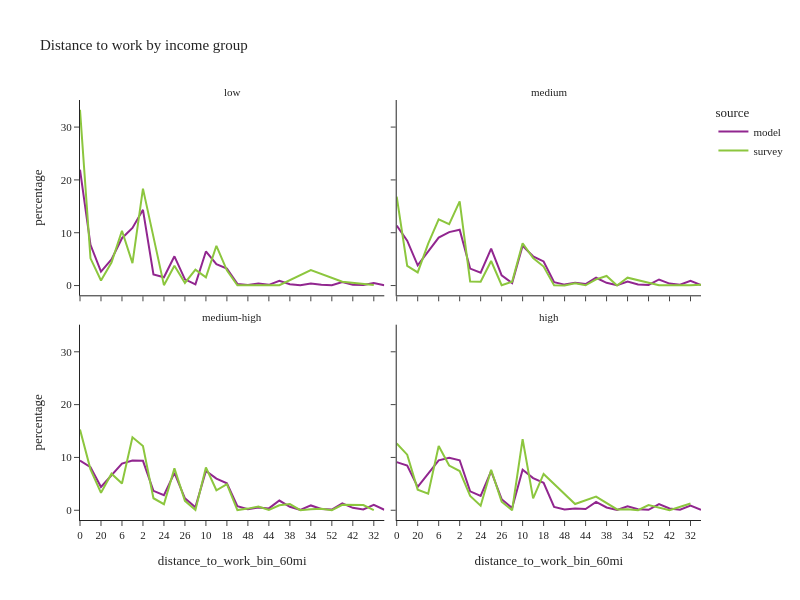

Source (notebook cell):
### Code cell
df_plot = per_data.groupby(['source','income_group','distance_to_work_bin_60mi'], observed=True)['person_weight'].sum().reset_index()

df_plot['percentage'] = df_plot.groupby(['source','income_group'], group_keys=False)['person_weight']\
    .apply(lambda x: 100 * x / float(x.sum()))

# df_plot
fig2 = px.line(df_plot, x='distance_to_work_bin_60mi', y="percentage", color="source",
               facet_col="income_group", facet_col_wrap=2,
               title="Distance to work by income group")

fig2.for_each_annotation(lambda a: a.update(text = a.text.split("=")[-1]))
fig2.update_layout(height=600, width=800, font=dict(size=11))
fig2.show()

### Figure 1 — Plotly figure (JSON) as saved in the notebook; plotly's stock layout.template omitted (floating-point values rounded to 4 significant figures)
{"data": [{"hovertemplate": "source=model<br>income_group=low<br>distance_to_work_bin_60mi=%{x}<br>percentage=%{y}<extra></extra>", "legendgroup": "model", "line": {"color": "#91268F", "dash": "solid"}, "marker": {"symbol": "circle"}, "mode": "lines", "name": "model", "orientation": "v", "showlegend": true, "type": "scatter", "x": ["0", "8", "20", "14", "6", "4", "2", "22", "24", "12", "26", "40", "10", "16", "18", "36", "48", "58", "44", "28", "38", "56", "34", "46", "52", "30", "42", "50", "32", "54"], "xaxis": "x3", "y": [21.94, 7.704, 2.652, 4.947, 8.967, 10.9, 14.34, 2.087, 1.558, 5.541, 1.179, 0.2327, 6.46, 4.035, 3.197, 0.3132, 0.1051, 0.3921, 0.1344, 0.8936, 0.2641, 0.05903, 0.4037, 0.134, 0.07842, 0.6713, 0.165, 0.08962, 0.4951, 0.06248], "yaxis": "y3"}, {"hovertemplate": "source=model<br>income_group=medium<br>distance_to_work_bin_60mi=%{x}<br>percentage=%{y}<extra></extra>", "legendgroup": "model", "line": {"color": "#91268F", "dash": "solid"}, "marker": {"symbol": "circle"}, "mode": "lines", "name": "model", "orientation": "v", "showlegend": false, "type": "scatter", "x": ["0", "8", "20", "14", "6", "4", "2", "22", "24", "12", "26", "40", "10", "16", "18", "36", "48", "58", "44", "28", "38", "56", "34", "46", "52", "30", "42", "50", "32", "54"], "xaxis": "x4", "y": [11.35, 8.488, 3.835, 6.425, 9.079, 10.12, 10.58, 3.217, 2.426, 6.986, 1.938, 0.4608, 7.525, 5.534, 4.565, 0.6421, 0.1801, 0.5233, 0.2734, 1.48, 0.524, 0.08459, 0.7762, 0.2027, 0.1236, 1.15, 0.3669, 0.1439, 0.9137, 0.09235], "yaxis": "y4"}, {"hovertemplate": "source=model<br>income_group=medium-high<br>distance_to_work_bin_60mi=%{x}<br>percentage=%{y}<extra></extra>", "legendgroup": "model", "line": {"color": "#91268F", "dash": "solid"}, "marker": {"symbol": "circle"}, "mode": "lines", "name": "model", "orientation": "v", "showlegend": false, "type": "scatter", "x": ["0", "8", "20", "14", "6", "4", "2", "22", "24", "12", "26", "40", "10", "16", "18", "36", "48", "58", "44", "28", "38", "56", "34", "46", "52", "30", "42", "50", "32", "54"], "xaxis": "x", "y": [9.401, 8.158, 4.415, 6.691, 8.82, 9.435, 9.36, 3.678, 2.834, 7.091, 2.247, 0.5877, 7.448, 5.989, 5.097, 0.7765, 0.1991, 0.5232, 0.3476, 1.838, 0.6507, 0.08249, 0.9103, 0.2582, 0.123, 1.321, 0.4615, 0.1403, 1.015, 0.09929], "yaxis": "y"}, {"hovertemplate": "source=model<br>income_group=high<br>distance_to_work_bin_60mi=%{x}<br>percentage=%{y}<extra></extra>", "legendgroup": "model", "line": {"color": "#91268F", "dash": "solid"}, "marker": {"symbol": "circle"}, "mode": "lines", "name": "model", "orientation": "v", "showlegend": false, "type": "scatter", "x": ["0", "8", "20", "14", "6", "4", "2", "22", "24", "12", "26", "40", "10", "16", "18", "36", "48", "58", "44", "28", "38", "56", "34", "46", "52", "30", "42", "50", "32", "54"], "xaxis": "x2", "y": [9.104, 8.448, 4.432, 6.883, 9.444, 9.954, 9.466, 3.579, 2.72, 7.383, 2.1, 0.4413, 7.693, 6.079, 5.203, 0.6302, 0.1454, 0.3211, 0.2446, 1.572, 0.5213, 0.05095, 0.7423, 0.1808, 0.07886, 1.181, 0.3372, 0.104, 0.8982, 0.06192], "yaxis": "y2"}, {"hovertemplate": "source=survey<br>income_group=low<br>distance_to_work_bin_60mi=%{x}<br>percentage=%{y}<extra></extra>", "legendgroup": "survey", "line": {"color": "#8CC63E", "dash": "solid"}, "marker": {"symbol": "circle"}, "mode": "lines", "name": "survey", "orientation": "v", "showlegend": true, "type": "scatter", "x": ["0", "8", "20", "14", "6", "4", "2", "24", "12", "26", "40", "10", "16", "18", "36", "58", "28", "34", "30", "32"], "xaxis": "x3", "y": [33.28, 5.154, 0.9624, 4.36, 10.37, 4.245, 18.35, 0.07447, 3.732, 0.4849, 3.008, 1.561, 7.531, 2.885, 0.05512, 0.1062, 0.05577, 2.946, 0.7355, 0.1097], "yaxis": "y3"}, {"hovertemplate": "source=survey<br>income_group=medium<br>distance_to_work_bin_60mi=%{x}<br>percentage=%{y}<extra></extra>", "legendgroup": "survey", "line": {"color": "#8CC63E", "dash": "solid"}, "marker": {"symbol": "circle"}, "mode": "lines", "name": "survey", "orientation": "v", "showlegend": false, "type": "scatter", "x": ["0", "8", "20", "14", "6", "4", "2", "22", "24", "12", "26", "40", "10", "16", "18", "36", "48", "58", "44", "28", "38", "56", "34", "30", "32", "54"], "xaxis": "x4", "y": [16.82, 3.731, 2.487, 7.949, 12.52, 11.63, 15.94, 0.7466, 0.7093, 4.647, 0.06613, 0.7211, 8.004, 5.19, 3.595, 0.0352, 0.01191, 0.4106, 0.04848, 1.168, 1.819, 0.007375, 1.494, 0.05102, 0.04242, 0.1539], "yaxis": "y4"}, {"hovertemplate": "source=survey<br>income_group=medium-high<br>distance_to_work_bin_60mi=%{x}<br>percentage=%{y}<extra></extra>", "legendgroup": "survey", "line": {"color": "#8CC63E", "dash": "solid"}, "marker": {"symbol": "circle"}, "mode": "lines", "name": "survey", "orientation": "v", "showlegend": false, "type": "scatter", "x": ["0", "8", "20", "14", "6", "4", "2", "22", "24", "12", "26", "40", "10", "16", "18", "36", "48", "58", "44", "28", "38", "56", "34", "46", "52", "30", "50", "32"], "xaxis": "x", "y": [15.28, 7.741, 3.307, 6.922, 5.059, 13.81, 12.15, 2.274, 1.152, 7.927, 1.778, 0.05398, 8.113, 3.783, 4.945, 0.03236, 0.3113, 0.7006, 0.05425, 0.9364, 1.162, 0.02039, 0.1706, 0.2827, 0.01725, 1.026, 0.9717, 0.02608], "yaxis": "y"}, {"hovertemplate": "source=survey<br>income_group=high<br>distance_to_work_bin_60mi=%{x}<br>percentage=%{y}<extra></extra>", "legendgroup": "survey", "line": {"color": "#8CC63E", "dash": "solid"}, "marker": {"symbol": "circle"}, "mode": "lines", "name": "survey", "orientation": "v", "showlegend": false, "type": "scatter", "x": ["0", "8", "20", "14", "6", "4", "2", "22", "24", "12", "26", "40", "10", "16", "18", "58", "28", "56", "34", "46", "52", "42", "32"], "xaxis": "x2", "y": [12.64, 10.52, 3.901, 3.124, 12.15, 8.462, 7.419, 2.697, 0.8673, 7.657, 1.625, 0.003249, 13.45, 2.259, 6.87, 1.188, 2.57, 0.1482, 0.1925, 0.01104, 0.9653, 0.009357, 1.271], "yaxis": "y2"}], "layout": {"annotations": [{"font": {}, "showarrow": false, "text": "medium-high", "x": 0.245, "xanchor": "center", "xref": "paper", "y": 0.465, "yanchor": "bottom", "yref": "paper"}, {"font": {}, "showarrow": false, "text": "high", "x": 0.755, "xanchor": "center", "xref": "paper", "y": 0.465, "yanchor": "bottom", "yref": "paper"}, {"font": {}, "showarrow": false, "text": "low", "x": 0.245, "xanchor": "center", "xref": "paper", "y": 1.0, "yanchor": "bottom", "yref": "paper"}, {"font": {}, "showarrow": false, "text": "medium", "x": 0.755, "xanchor": "center", "xref": "paper", "y": 1.0, "yanchor": "bottom", "yref": "paper"}], "font": {"size": 11}, "height": 600, "legend": {"title": {"text": "source"}, "tracegroupgap": 0}, "title": {"text": "Distance to work by income group"}, "width": 800, "xaxis": {"anchor": "y", "domain": [0.0, 0.49], "title": {"text": "distance_to_work_bin_60mi"}}, "xaxis2": {"anchor": "y2", "domain": [0.51, 1.0], "matches": "x", "title": {"text": "distance_to_work_bin_60mi"}}, "xaxis3": {"anchor": "y3", "domain": [0.0, 0.49], "matches": "x", "showticklabels": false}, "xaxis4": {"anchor": "y4", "domain": [0.51, 1.0], "matches": "x", "showticklabels": false}, "yaxis": {"anchor": "x", "domain": [0.0, 0.465], "title": {"text": "percentage"}}, "yaxis2": {"anchor": "x2", "domain": [0.0, 0.465], "matches": "y", "showticklabels": false}, "yaxis3": {"anchor": "x3", "domain": [0.535, 1.0], "matches": "y", "title": {"text": "percentage"}}, "yaxis4": {"anchor": "x4", "domain": [0.535, 1.0], "matches": "y", "showticklabels": false}}}
